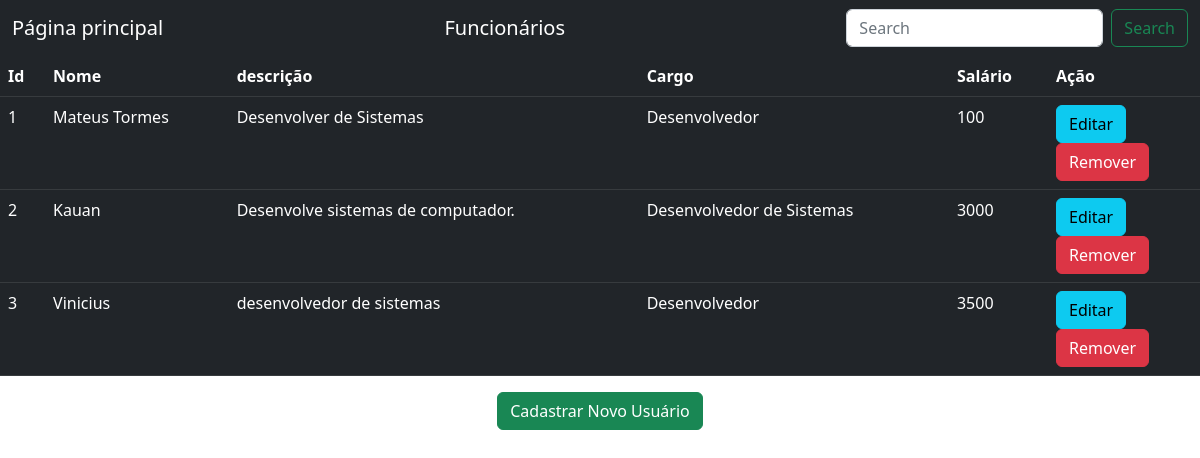
/funcionarios.php, run on the app's committed database.
### tables this page shows
CREATE TABLE `funcionarios` (
  `id` int(11) NOT NULL,
  `nome` varchar(150) NOT NULL,
  `cargo` varchar(80) NOT NULL,
  `salario` float NOT NULL,
  `descricao` varchar(150) NOT NULL
);

### funcionarios.php (the view, shortened to what this page needs)
<!doctype html>
<html lang="en">
  <head>
            <link href="https://cdn.jsdelivr.net/npm/bootstrap@5.2.0-beta1/dist/css/bootstrap.min.css" rel="stylesheet">
          </head>
  <body>
  <nav class="navbar bg-dark">
  <div class="container-fluid">
    <a href="bootstrap.php" class="navbar-brand" style="color:white;">Página principal</a>
    <a href="funcionarios.php" class="navbar-brand" style="color:white;">Funcionários </a>
    <form class="d-flex" role="search">
      <input class="form-control me-2" type="search" placeholder="Search" aria-label="Search">
      <button class="btn btn-outline-success" type="submit">Search</button>
    </form>
  </div>
</nav>
<center>
 <?php
function conexao(){
$nomeServidor = "localhost";
$database = "database";
$usuario = "root";
$senha = "";
$conexao = mysqli_connect($nomeServidor, $usuario, $senha, $database);
return $conexao;
              }
      function selectFuncionarios(){
$conexao = conexao();
$comando = "SELECT * FROM FUNCIONARIOS";
$resultado_comando = mysqli_query($conexao, $comando) or die('Erro no envio do comando: '.$comando." ".mysqli_error($conexao));
    return $resultado_comando;
      }
      $funcionarios = selectFuncionarios();
?>
    <table class="table table-dark table-hover">
    <thead>
    <tr>
    <th scope="col">Id</th>
      <th scope="col">Nome</th>
      <th scope="col">descrição</th>
      <th scope="col">Cargo</th>
      <th scope="col">Salário</th>
      <th scope="col">Ação</th>
    </tr>
  </thead>
  <tbody>
    <?php
        while($indice = mysqli_fetch_array($funcionarios)){
          echo "<tr>";
          echo "<td>".$indice['id']."</td>";
          echo "<td>".$indice['nome']."</td>";
          echo "<td>".$indice['descricao']."</td>";
          echo "<td>".$indice['cargo']."</td>";
          echo "<td>".$indice['salario']."</td>";
          echo "<td>";
            echo "<form action ='editarFuncionarios.php?id=$indice[id]' method='POST'>";
             echo "<button type='submit' class='btn btn-info'>Editar</button>";
             echo "</form>";
              echo "<form action='funcionarios.php?id=$indice[id]' method='POST'>";
              echo "<button type='submit' class='btn btn-danger'>Remover</button>";
          echo "</form>";
          echo "</td>";
          echo "</tr>";
  }
  ?>
    </table>
    <a href="cadastrarFuncionario.php"  type="button" class="btn btn-success">Cadastrar Novo Usuário</button></a>
</center>
</body>
<html>

### data on the page
funcionarios: id "1", nome "Mateus Tormes", descricao "Desenvolver de Sistemas", cargo "Desenvolvedor", salario "100"
funcionarios: id "2", nome "Kauan", descricao "Desenvolve sistemas de computador.", cargo "Desenvolvedor de Sistemas", salario "3000"
funcionarios: id "3", nome "Vinicius", descricao "desenvolvedor de sistemas", cargo "Desenvolvedor", salario "3500"
